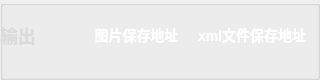
               <widget class="QGroupBox" name="GroupBox9">
                <property name="flat">
                 <bool>true</bool>
                </property>
                <widget class="QWidget" name="layoutWidget">
                 <property name="geometry">
                  <rect>
                   <x>0</x>
                   <y>0</y>
                   <width>311</width>
                   <height>71</height>
                  </rect>
                 </property>
                 <layout class="QHBoxLayout" name="horizontalLayout_9">
                  <item>
                   <widget class="QLabel" name="label_12">
                    <property name="maximumSize">
                     <size>
                      <width>80</width>
                      <height>16777215</height>
                     </size>
                    </property>
                    <property name="font">
                     <font>
                      <family>Microsoft YaHei</family>
                      <pointsize>-1</pointsize>
                      <weight>75</weight>
                      <bold>true</bold>
                     </font>
                    </property>
                    <property name="styleSheet">
                     <string notr="true">QLabel
{
	font-size: 18px;
	font-family: &quot;Microsoft YaHei&quot;;
	font-weight: bold;
 		border-radius:9px;
		background:rgba(66, 195, 255, 0);
color: rgb(218, 218, 218);
}
</string>
                    </property>
                    <property name="text">
                     <string>输出</string>
                    </property>
                   </widget>
                  </item>
                  <item>
                   <widget class="QPushButton" name="fileButton_2">
                    <property name="minimumSize">
                     <size>
                      <width>55</width>
                      <height>28</height>
                     </size>
                    </property>
                    <property name="maximumSize">
                     <size>
                      <width>16777215</width>
                      <height>28</height>
                     </size>
                    </property>
                    <property name="toolTip">
                     <string>&lt;html&gt;&lt;head/&gt;&lt;body&gt;&lt;p&gt;图片地址&lt;/p&gt;&lt;/body&gt;&lt;/html&gt;</string>
                    </property>
                    <property name="styleSheet">
                     <string notr="true">QPushButton{font-family: &quot;Microsoft YaHei&quot;;
font-size: 14px;
font-weight: bold;
color:white;
text-align: center center;
padding-left: 5px;
padding-right: 5px;
padding-top: 4px;
padding-bottom: 4px;
border-style: solid;
border-width: 0px;
border-color: rgba(255, 255, 255, 255);
border-radius: 3px;
background-color: rgba(200, 200, 200,0);}

QPushButton:focus{outline: none;}

QPushButton::pressed{font-family: &quot;Microsoft YaHei&quot;;
                     font-size: 14px;
                     font-weight: bold;
                     color:rgb(200,200,200);
                     text-align: center center;
                     padding-left: 5px;
                     padding-right: 5px;
                     padding-top: 4px;
                     padding-bottom: 4px;
                     border-style: solid;
                     border-width: 0px;
                     border-color: rgba(255, 255, 255, 255);
                     border-radius: 3px;
                     background-color:  #bf513b;}

QPushButton::disabled{font-family: &quot;Microsoft YaHei&quot;;
                     font-size: 14px;
                     font-weight: bold;
                     color:rgb(200,200,200);
                     text-align: center center;
                     padding-left: 5px;
                     padding-right: 5px;
                     padding-top: 4px;
                     padding-bottom: 4px;
                     border-style: solid;
                     border-width: 0px;
                     border-color: rgba(255, 255, 255, 255);
                     border-radius: 3px;
                     background-color:  #bf513b;}
QPushButton::hover {
border-style: solid;
border-width: 0px;
border-radius: 0px;
background-color: rgba(48,148,243,80);}</string>
                    </property>
                    <property name="text">
                     <string>图片保存地址</string>
                    </property>
                    <property name="icon">
                     <iconset>
                      <normaloff>:/img/icon/打开.png</normaloff>:/img/icon/打开.png</iconset>
                    </property>
                   </widget>
                  </item>
                  <item>
                   <widget class="QPushButton" name="pushButton_6">
                    <property name="toolTip">
                     <string>&lt;html&gt;&lt;head/&gt;&lt;body&gt;&lt;p&gt;file&lt;/p&gt;&lt;/body&gt;&lt;/html&gt;</string>
                    </property>
                    <property name="styleSheet">
                     <string notr="true">QPushButton{font-family: &quot;Microsoft YaHei&quot;;
font-size: 14px;
font-weight: bold;
color:white;
text-align: center center;
padding-left: 5px;
padding-right: 5px;
padding-top: 4px;
padding-bottom: 4px;
border-style: solid;
border-width: 0px;
border-color: rgba(255, 255, 255, 255);
border-radius: 3px;
background-color: rgba(200, 200, 200,0);}

QPushButton:focus{outline: none;}

QPushButton::pressed{font-family: &quot;Microsoft YaHei&quot;;
                     font-size: 14px;
                     font-weight: bold;
                     color:rgb(200,200,200);
                     text-align: center center;
                     padding-left: 5px;
                     padding-right: 5px;
                     padding-top: 4px;
                     padding-bottom: 4px;
                     border-style: solid;
                     border-width: 0px;
                     border-color: rgba(255, 255, 255, 255);
                     border-radius: 3px;
                     background-color:  #bf513b;}

QPushButton::disabled{font-family: &quot;Microsoft YaHei&quot;;
                     font-size: 14px;
                     font-weight: bold;
                     color:rgb(200,200,200);
                     text-align: center center;
                     padding-left: 5px;
                     padding-right: 5px;
                     padding-top: 4px;
                     padding-bottom: 4px;
                     border-style: solid;
                     border-width: 0px;
                     border-color: rgba(255, 255, 255, 255);
                     border-radius: 3px;
                     background-color:  #bf513b;}
QPushButton::hover {
border-style: solid;
border-width: 0px;
border-radius: 0px;
background-color: rgba(48,148,243,80);}</string>
                    </property>
                    <property name="text">
                     <string>xml文件保存地址</string>
                    </property>
                    <property name="icon">
                     <iconset>
                      <normaloff>:/img/icon/打开.png</normaloff>:/img/icon/打开.png</iconset>
                    </property>
                   </widget>
                  </item>
                 </layout>
                </widget>
               </widget>
